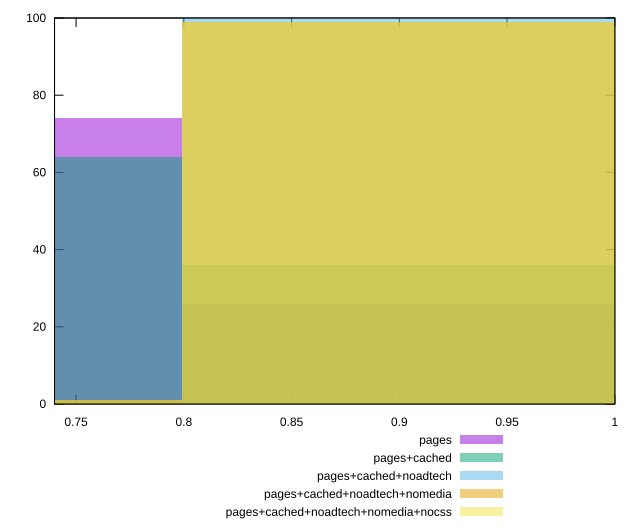

The script that saved this image:
reset

$pages <<EOF
0.6849058518791328 74
0.9132078025055104 26
EOF

$pagesCached <<EOF
0.6849058518791328 64
0.9132078025055104 36
EOF

$pagesCachedNoadtech <<EOF
0.9132078025055104 100
EOF

$pagesCachedNoadtechNomedia <<EOF
0.6849058518791328 1
0.9132078025055104 99
EOF

$pagesCachedNoadtechNomediaNocss <<EOF
0.6849058518791328 1
0.9132078025055104 99
EOF

set key outside below
set boxwidth 0.2283019506263776
set xrange [0.74:1]
set yrange [0:100]
set trange [0:100]
set style fill transparent solid 0.5 noborder
set terminal svg size 640, 530 enhanced background rgb 'white'
set output "report_00018_2021-02-10T15-25-16.877Z/uses-rel-preconnect/comparison/histogram/all_score.svg"

plot $pages title "pages" with boxes, \
     $pagesCached title "pages+cached" with boxes, \
     $pagesCachedNoadtech title "pages+cached+noadtech" with boxes, \
     $pagesCachedNoadtechNomedia title "pages+cached+noadtech+nomedia" with boxes, \
     $pagesCachedNoadtechNomediaNocss title "pages+cached+noadtech+nomedia+nocss" with boxes

reset
